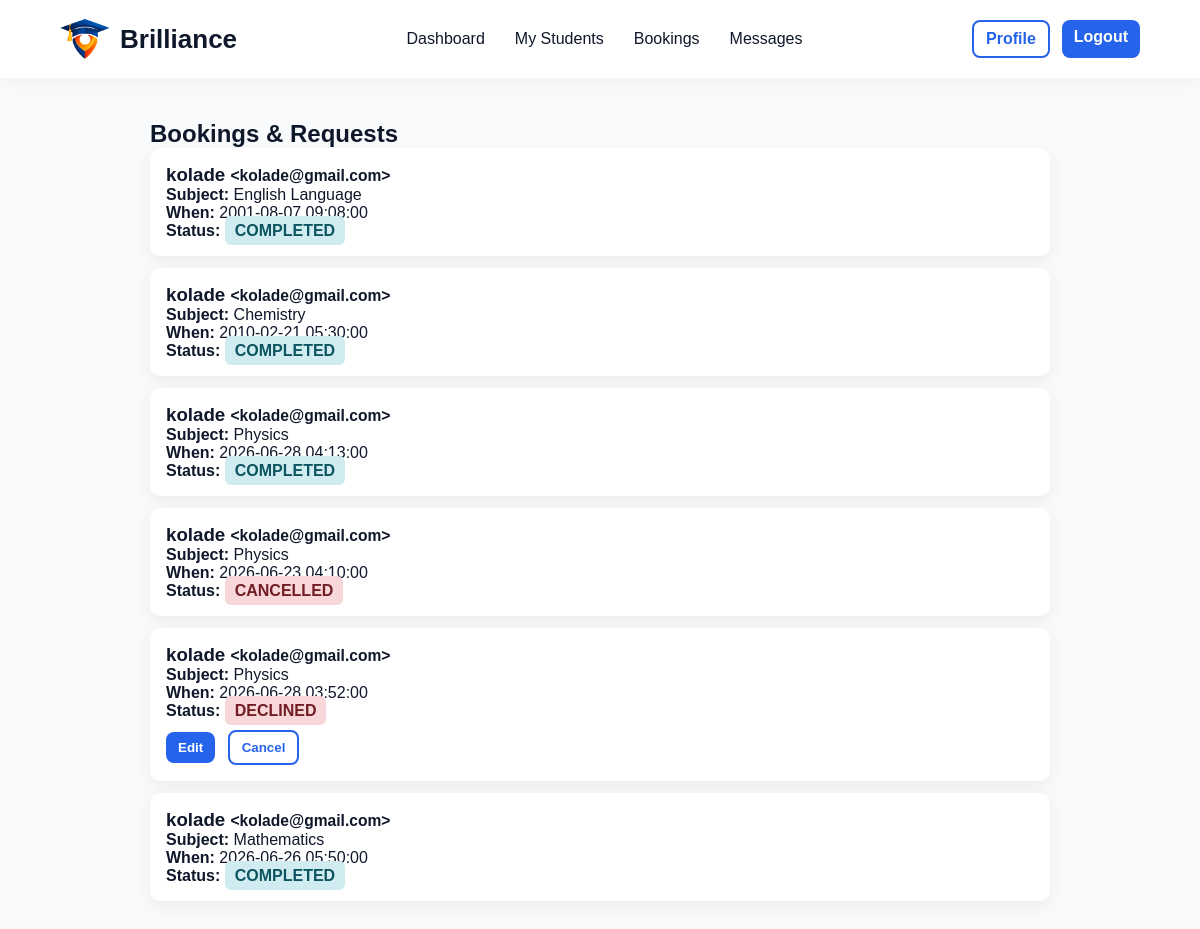
Screenshot of /tutor/tutor-bookings.php (signed in) with the database file from the repository.
### tables this page shows
CREATE TABLE IF NOT EXISTS `bookings` (
  `id` int NOT NULL AUTO_INCREMENT,
  `parent_id` int NOT NULL,
  `tutor_id` int NOT NULL,
  `subject_id` int NOT NULL,
  `session_date` datetime NOT NULL,
  `status` enum('pending','accepted','declined','completed','cancelled') DEFAULT 'pending',
  `created_at` timestamp NULL DEFAULT CURRENT_TIMESTAMP,
  PRIMARY KEY (`id`),
  KEY `parent_id` (`parent_id`),
  KEY `tutor_id` (`tutor_id`),
  KEY `subject_id` (`subject_id`)
);

CREATE TABLE IF NOT EXISTS `users` (
  `id` int NOT NULL AUTO_INCREMENT,
  `fullname` varchar(120) NOT NULL,
  `email` varchar(150) NOT NULL,
  `password` varchar(255) NOT NULL,
  `role` enum('parent','tutor','admin') NOT NULL,
  `created_at` timestamp NULL DEFAULT CURRENT_TIMESTAMP,
  PRIMARY KEY (`id`),
  UNIQUE KEY `email` (`email`)
);

CREATE TABLE IF NOT EXISTS `subjects` (
  `id` int NOT NULL AUTO_INCREMENT,
  `name` varchar(100) NOT NULL,
  PRIMARY KEY (`id`),
  UNIQUE KEY `name` (`name`)
);

### tutor/tutor-bookings.php (the view, shortened to what this page needs)
<?php
$db = new Database();
$conn = $db->connect();
$tutor_id = $_SESSION['user_id'];
$stmt = $conn->prepare("SELECT b.*, p.name AS subject_name, u.fullname AS parent_name, u.email AS parent_email FROM bookings b JOIN subjects p ON b.subject_id = p.id JOIN users u ON b.parent_id = u.id WHERE b.tutor_id = ? ORDER BY b.id DESC");
$stmt->execute([$tutor_id]);
$bookings = $stmt->fetchAll(PDO::FETCH_ASSOC);
?>
<!DOCTYPE html>
<html>
<head>
    <link rel="stylesheet" href="/brilliance/assets/css/style.css">
</head>
<body>
<?php include __DIR__ . '/../includes/tutor-navbar.php'; ?>
<div class="page-container">
    <h2>Bookings & Requests</h2>
    <?php foreach($bookings as $b): ?>
        <div class="card">
            <h3><?php echo htmlspecialchars($b['parent_name']); ?> <small>&lt;<?php echo htmlspecialchars($b['parent_email']); ?>&gt;</small></h3>
            <p><b>Subject:</b> <?php echo htmlspecialchars($b['subject_name']); ?></p>
            <p><b>When:</b> <?php echo htmlspecialchars($b['session_date']); ?></p>
            <?php
                $rawStatus = isset($b['status']) ? trim(strtolower($b['status'])) : '';
            ?>
            <p><b>Status:</b> <span class="status <?php echo htmlspecialchars($rawStatus); ?>"><?php echo strtoupper($rawStatus); ?></span></p>
            <?php if($rawStatus === 'pending'): ?>
                <div class="actions">
                    <form method="POST" action="../processes/update-booking-status.php">
                        <input type="hidden" name="booking_id" value="<?php echo $b['id']; ?>">
                        <?php echo csrf_field(); ?>
                        <input type="hidden" name="action" value="accept">
                        <button class="btn-primary" type="submit">Accept</button>
                    </form>
                    <form method="POST" action="../processes/update-booking-status.php">
                        <input type="hidden" name="booking_id" value="<?php echo $b['id']; ?>">
                        <?php echo csrf_field(); ?>
                        <input type="hidden" name="action" value="decline">
                        <button class="btn-outline" type="submit">Decline</button>
                    </form>
                </div>
            <?php elseif($rawStatus === 'accepted' || $rawStatus === 'declined'): ?>
                <div class="actions">
                    <form method="POST" action="../processes/update-booking-status.php">
                        <button class="btn-primary" type="submit">Edit</button>
                    </form>
                    <form method="POST" action="../processes/update-booking-status.php">
                        <button class="btn-outline" type="submit">Cancel</button>
                    </form>
                </div>
            <?php endif; ?>
        </div>
    <?php endforeach; ?>
</div>
</body>
</html>

### assets/css/style.css (style rules this page uses)
:root { --primary:#2563eb; --primary-dark:#1d4ed8; --secondary:#f59e0b; --dark:#0f172a; --text:#475569; --light:#ffffff; --bg:#f8fafc; --border:#e2e8f0; }
* { margin:0; padding:0; box-sizing:border-box; font-family:'Poppins',sans-serif; }
body { background:var(--bg); color:var(--dark); overflow-x:hidden; }
.btn-primary, .cta-btn, .search-btn { background:var(--primary); color:white; border:none; padding:14px 28px; border-radius:12px; font-weight:600; cursor:pointer; text-decoration:none; }
.btn-outline { border:2px solid var(--primary); color:var(--primary); padding:12px 24px; border-radius:12px; text-decoration:none; font-weight:600; }

### tutor/tutor-bookings.php (style rules this page uses)
.page-container { max-width:900px;margin:40px auto;margin-top:120px }
.card { background:#fff;padding:16px;border-radius:10px;margin-bottom:12px;box-shadow:0 6px 18px rgba(0,0,0,0.06) }
.status { padding:6px 10px;border-radius:6px;font-weight:600 }
.declined { background:#f8d7da;color:#721c24 }
.cancelled { background:#f8d7da;color:#721c24 }
.completed { background:#d1ecf1;color:#0c5460 }
.actions { margin-top:10px }
.actions form { display:inline-block;margin-right:8px }
.btn-outline { background:transparent;border:2px solid #2563eb;padding:8px 12px;border-radius:8px;color:#2563eb;cursor:pointer }
.btn-primary { background:#2563eb;color:#fff;padding:8px 12px;border-radius:8px;border:none;cursor:pointer }

### rows the page displays
bookings: users.fullname "kolade", users.email "kolade@gmail.com", subject.name "English Language", session_date "2001-08-07 09:08:00", status "COMPLETED"
bookings: users.fullname "kolade", users.email "kolade@gmail.com", subject.name "Chemistry", session_date "2010-02-21 05:30:00", status "COMPLETED"
bookings: users.fullname "kolade", users.email "kolade@gmail.com", subject.name "Physics", session_date "2026-06-28 04:13:00", status "COMPLETED"
bookings: users.fullname "kolade", users.email "kolade@gmail.com", subject.name "Physics", session_date "2026-06-23 04:10:00", status "CANCELLED"
bookings: users.fullname "kolade", users.email "kolade@gmail.com", subject.name "Physics", session_date "2026-06-28 03:52:00", status "DECLINED"
bookings: users.fullname "kolade", users.email "kolade@gmail.com", subject.name "Mathematics", session_date "2026-06-26 05:50:00", status "COMPLETED"
